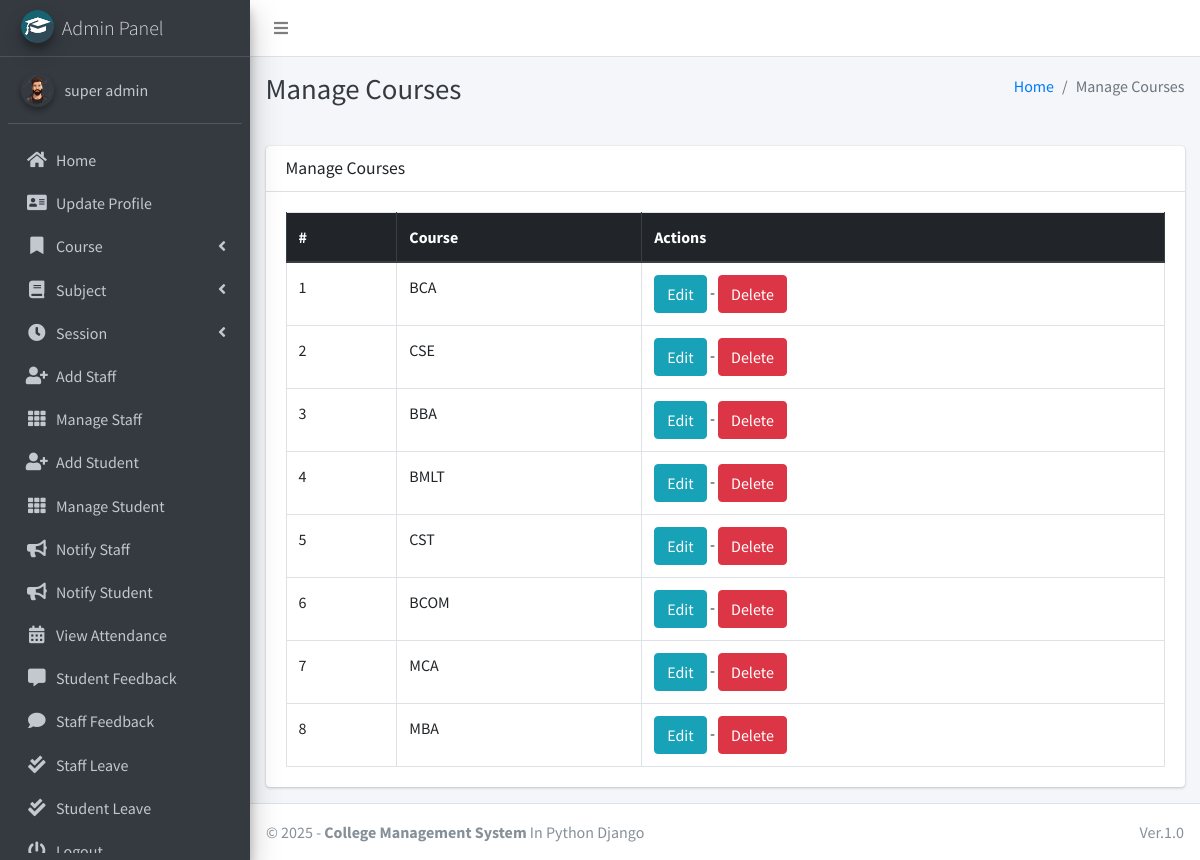
/course/manage/ (signed in), run on the app's committed database.
### main_app/models.py (models this page shows, shortened)
class CustomUser(AbstractUser):
    USER_TYPE = ((1, "HOD"), (2, "Staff"), (3, "Student"))
    GENDER = [("M", "Male"), ("F", "Female")]
    username = None  # Removed username, using email instead
    email = models.EmailField(unique=True)
    user_type = models.CharField(default=1, choices=USER_TYPE, max_length=1)
    gender = models.CharField(max_length=1, choices=GENDER)
    profile_pic = models.ImageField()
    address = models.TextField()
    fcm_token = models.TextField(default="")  # For firebase notifications
    created_at = models.DateTimeField(auto_now_add=True)
    updated_at = models.DateTimeField(auto_now=True)
    USERNAME_FIELD = "email"
    REQUIRED_FIELDS = []
    objects = CustomUserManager()
    def __str__(self):
        return self.first_name + " " + self.last_name

class Course(models.Model):
    name = models.CharField(max_length=120)
    created_at = models.DateTimeField(auto_now_add=True)
    updated_at = models.DateTimeField(auto_now=True)

### main_app/hod_views.py (the view)
# urls.py: path("course/manage/", hod_views.manage_course, name='manage_course'),
def manage_course(request):
    courses = Course.objects.all()
    context = {
        'courses': courses,
        'page_title': 'Manage Courses'
    }
    return render(request, "hod_template/manage_course.html", context)

### main_app/templates/hod_template/manage_course.html
{% extends 'main_app/base.html' %}
{% load static %}
{% block page_title %}{{page_title}}{% endblock page_title %}
{% block content %}
<section class="content">
    <div class="container-fluid">
        <div class="row">
            <div class="col-md-12">
                <div class="card">
                    <div class="card-header">
                        <h3 class="card-title">{{page_title}}</h3>
                    </div>
                    <div class="card-body">
                        <table id="example2" class="table table-bordered table-hover">
                            <thead class="thead-dark">
                                <tr>
                                    <th>#</th>
                                    <th>Course</th>
                                    <th>Actions</th>
                                </tr>
                            </thead>
                            <tbody>
                                {% for course in courses %}
                                <tr>
                                    <td>{{ forloop.counter }}</td>
                                    <td>{{course.name}}</td>
                                    <td>
                                        <a href="{% url 'edit_course' course.id %}" class="btn btn-info">Edit</a> -
                                        <a href="{% url 'delete_course' course.id %}" onclick="return confirm('Are you sure you want to delete this course ?')" class="btn btn-danger">Delete</a>
                                    </td>
                                </tr>
                                {% endfor %}
                            </tbody>
                        </table>
                    </div>
                </div>
            </div>
        </div>
    </div>
</section>
{% endblock content %}

### main_app/templates/main_app/sidebar_template.html (shortened to what this page needs)
{% load static %}
<aside class="main-sidebar sidebar-dark-info elevation-4">
    {% if request.user.user_type == '1' %}
    <a href="{% url 'admin_home' %}" class="brand-link">
        <img src="{% static 'dist/img/cmsl.png' %} " alt="AdminLTE Logo"
            class="brand-image img-circle elevation-3" >
        <span class="brand-text font-weight-light">Admin Panel</span>
    </a>
    <div class="sidebar">
        <div class="user-panel mt-3 pb-3 mb-3 d-flex">
            <div class="image">
                <img src="{{ request.user.profile_pic}}" class="img-circle elevation-2" alt="User Image">
            </div>
            <div class="info">
                <a href="#" class="d-block">{{user}}</a>
            </div>
        </div>
        <nav class="mt-2">
            <ul class="nav nav-pills nav-sidebar flex-column" data-widget="treeview" role="menu" data-accordion="false">
                <li class="nav-item">
                    {% url 'admin_home' as admin_home %}
                    <a href="{{admin_home}}" class="nav-link {% if admin_home == request.path %} active {% endif %}">
                        <i class="nav-icon fas fa-home"></i>
                        <p>
                            Home
                        </p>
                    </a>
                </li>
                <li class="nav-item">
                    {% url 'admin_view_profile' as admin_view_profile %}
                    <a href="{{admin_view_profile}}"
                        class="nav-link {% if admin_view_profile == request.path %} active {% endif %}">
                        <i class="nav-icon fas fa-address-card"></i>
                        <p>
                            Update Profile
                        </p>
                    </a>
                </li>
                <li class="nav-item has-treeview">
                    <a href="#" class="nav-link">
                        <i class="nav-icon fas fa-bookmark"></i>
                        <p>
                            Course
                            <i class="fas fa-angle-left right"></i>
                        </p>
                    </a>
                </li>
                <li class="nav-item has-treeview">
                    <a href="#" class="nav-link">
                        <i class="nav-icon fas fa-book"></i>
                        <p>
                            Subject
                            <i class="fas fa-angle-left right"></i>
                        </p>
                    </a>
                </li>
                <li class="nav-item has-treeview">
                    <a href="#" class="nav-link">
                        <i class="nav-icon fas fa-clock"></i>
                        <p>
                            Session
                            <i class="fas fa-angle-left right"></i>
                        </p>
                    </a>
                </li>
                <li class="nav-item">
                    {% url 'add_staff' as add_staff %}
                    <a href="{{add_staff}}" class="nav-link {% if add_staff == request.path %} active {% endif %}">
                        <i class="nav-icon fas fa-user-plus"></i>
                        <p>
                            Add Staff
                        </p>
                    </a>
                </li>
                <li class="nav-item">
                    {% url 'manage_staff' as manage_staff %}
                    {% url 'edit_staff' staff_id as edit_staff %}
                    <a href="{{manage_staff}}"
                        class="nav-link {% if manage_staff == request.path or request.path == edit_staff %} active {% endif %}">
                        <i class="nav-icon fas fa-th"></i>
                        <p>
                            Manage Staff
                        </p>
                    </a>
                </li>
                <li class="nav-item">
                    {% url 'add_student' as add_student%}
                    <a href="{{add_student}}" class="nav-link  {% if add_student == request.path %} active {% endif %}">
                        <i class="nav-icon fas fa-user-plus"></i>
                        <p>
                            Add Student
                        </p>
                    </a>
                </li>
                <li class="nav-item">
                    {% url 'manage_student' as manage_student %}
                    {% url 'edit_student' student_id as edit_student %}
                    <a href="{{manage_student}}"
                        class="nav-link  {% if edit_student == request.path or manage_student == request.path %} active {% endif %}">
                        <i class="nav-icon fas fa-th"></i>
                        <p>
                            Manage Student
                        </p>
                    </a>
                </li>
                <li class="nav-item">
                    {% url 'admin_notify_staff' as admin_notify_staff %}
                    <a href="{{admin_notify_staff}}"
                        class="nav-link {% if admin_notify_staff == request.path %} active {% endif %}">
                        <i class="nav-icon fas fa-bullhorn"></i>
                        <p>
                            Notify Staff
                        </p>
                    </a>
                </li>
                <li class="nav-item">
                    {% url 'admin_notify_student' as admin_notify_student %}
                    <a href="{{admin_notify_student}}"
                        class="nav-link {% if admin_notify_student == request.path %} active {% endif %}">
                        <i class="nav-icon fas fa-bullhorn"></i>
                        <p>
                            Notify Student
                        </p>
                    </a>
                </li>
                <li class="nav-item">
                    {% url 'admin_view_attendance' as admin_view_attendance %}
                <li class="nav-item">
                    <a href="{{admin_view_attendance}}"
                        class="nav-link  {% if admin_view_attendance == request.path %} active {% endif %}">
                        <i class="nav-icon fas fa-calendar-alt"></i>
                        <p>
                            View Attendance
                        </p>
                    </a>
                </li>
                <li class="nav-item">
                    {% url 'student_feedback_message' as student_feedback_message %}
                    <a href="{{ student_feedback_message }}"
                        class="nav-link  {% if student_feedback_message == request.path %} active {% endif %}">
                        <i class="nav-icon fas fa-comment-alt"></i>
                        <p>
                            Student Feedback
                        </p>
                    </a>
                </li>
                <li class="nav-item">
                    {% url 'staff_feedback_message' as staff_feedback_message %}
                    <a href="{{staff_feedback_message}}"
                        class="nav-link   {% if staff_feedback_message == request.path %} active {% endif %}">
                        <i class="nav-icon fas fa-comment"></i>
                        <p>
                            Staff Feedback
                        </p>
                    </a>
                </li>
                <li class="nav-item">
                    {% url 'view_staff_leave' as view_staff_leave %}
                    <a href="{{view_staff_leave}}"
                        class="nav-link  {% if view_staff_leave == request.path %} active {% endif %}">
                        <i class="nav-icon fas fa-check-double"></i>
                        <p>
                            Staff Leave
                        </p>
                    </a>
                </li>
                <li class="nav-item">
                    {% url 'view_student_leave' as view_student_leave %}
                    <a href="{% url 'view_student_leave' %}"
                        class="nav-link  {% if view_student_leave == request.path %} active {% endif %}">
                        <i class="nav-icon fas fa-check-double"></i>
                        <p>
                            Student Leave
                        </p>
                    </a>
                </li>
                                        {% endif %}
                                        <li class="nav-item">
                                            <a href="{% url 'user_logout' %}"
                                                onclick="return confirm('Your session would be terminated.\n\nProceed?')"
                                                class="nav-link">
                                                <i class="nav-icon fas fa-power-off"></i>
                                                <p>
                                                    Logout
                                                </p>
                                            </a>
                                        </li>
                                    </ul>
                                </nav>
                            </div>
</aside>

### data on the page
CustomUser: user.profile_pic (picture), first_name+last_name "super admin"
Course: name "BCA"
Course: name "CSE"
Course: name "BBA"
Course: name "BMLT"
Course: name "CST"
Course: name "BCOM"
Course: name "MCA"
Course: name "MBA"

### other printed values
{{ page_title }} "Manage Courses"
